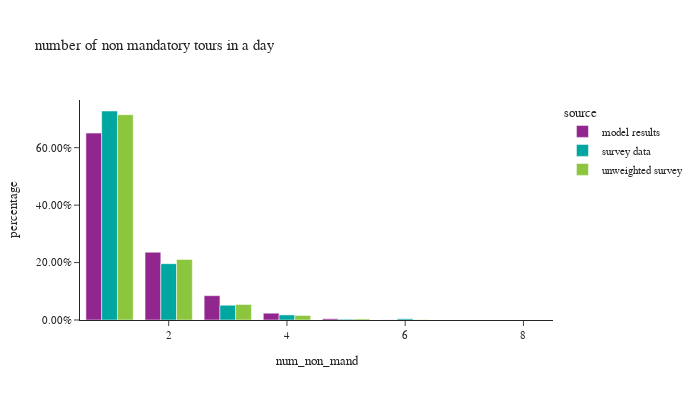

The notebook cell saved with this chart:
### Code cell
df_plot = per_data.groupby(['num_non_mand','source'])['person_weight'].sum().reset_index()

df_plot['percentage'] = df_plot.groupby(['source'], group_keys=False)['person_weight']. \
    apply(lambda x: x / float(x.sum()))

fig = px.bar(df_plot, x="num_non_mand", y="percentage", color="source",barmode="group",
             title="number of non mandatory tours in a day")
fig.update_layout(height=400, width=700, yaxis=dict(tickformat=".2%"))
fig.show()

### Figure 1 — Plotly figure (JSON) as saved in the notebook; plotly's stock layout.template omitted (floating-point values rounded to 4 significant figures)
{"data": [{"alignmentgroup": "True", "hovertemplate": "source=model results<br>num_non_mand=%{x}<br>percentage=%{y}<extra></extra>", "legendgroup": "model results", "marker": {"color": "#91268F", "pattern": {"shape": ""}}, "name": "model results", "offsetgroup": "model results", "orientation": "v", "showlegend": true, "textposition": "auto", "type": "bar", "x": [1, 2, 3, 4, 5, 6, 7, 8], "xaxis": "x", "y": [0.6508, 0.236, 0.08468, 0.02368, 0.004537, 0.000333, 1.711e-05, 1.069e-06], "yaxis": "y"}, {"alignmentgroup": "True", "hovertemplate": "source=survey data<br>num_non_mand=%{x}<br>percentage=%{y}<extra></extra>", "legendgroup": "survey data", "marker": {"color": "#00A7A0", "pattern": {"shape": ""}}, "name": "survey data", "offsetgroup": "survey data", "orientation": "v", "showlegend": true, "textposition": "auto", "type": "bar", "x": [1, 2, 3, 4, 5, 6], "xaxis": "x", "y": [0.7278, 0.1962, 0.05139, 0.01772, 0.002723, 0.004162], "yaxis": "y"}, {"alignmentgroup": "True", "hovertemplate": "source=unweighted survey<br>num_non_mand=%{x}<br>percentage=%{y}<extra></extra>", "legendgroup": "unweighted survey", "marker": {"color": "#8CC63E", "pattern": {"shape": ""}}, "name": "unweighted survey", "offsetgroup": "unweighted survey", "orientation": "v", "showlegend": true, "textposition": "auto", "type": "bar", "x": [1, 2, 3, 4, 5, 6], "xaxis": "x", "y": [0.7148, 0.211, 0.05396, 0.01582, 0.003651, 0.0008114], "yaxis": "y"}], "layout": {"barmode": "group", "height": 400, "legend": {"title": {"text": "source"}, "tracegroupgap": 0}, "title": {"text": "number of non mandatory tours in a day"}, "width": 700, "xaxis": {"anchor": "y", "domain": [0.0, 1.0], "title": {"text": "num_non_mand"}}, "yaxis": {"anchor": "x", "domain": [0.0, 1.0], "tickformat": ".2%", "title": {"text": "percentage"}}}}
